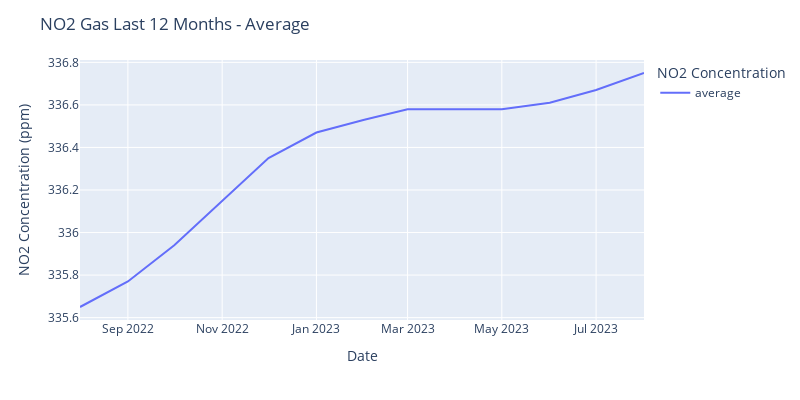

Notebook source saved alongside this figure:
### Markdown cell above
- Note: cycle variable is the average value of CO2 concentration

### Code cell
# Line plot - NO2

fig = px.line(df_last12_n2o, x='date', y=['average'], labels={'variable': 'NO2 Concentration', 'value': 'Concentration'})
fig.update_layout(title='NO2 Gas Last 12 Months - Average', xaxis_title='Date', yaxis_title='NO2 Concentration (ppm)')
fig.update_layout(width=800, height=400)
fig.show()

### Figure 1 — Plotly figure (JSON) as saved in the notebook; plotly's stock layout.template omitted (floating-point values rounded to 4 significant figures)
{"data": [{"hovertemplate": "NO2 Concentration=average<br>date=%{x}<br>Concentration=%{y}<extra></extra>", "legendgroup": "average", "line": {"color": "#636efa", "dash": "solid"}, "marker": {"symbol": "circle"}, "mode": "lines", "name": "average", "orientation": "v", "showlegend": true, "type": "scatter", "x": ["2023-08-01T00:00:00", "2023-07-01T00:00:00", "2023-06-01T00:00:00", "2023-05-01T00:00:00", "2023-04-01T00:00:00", "2023-03-01T00:00:00", "2023-02-01T00:00:00", "2023-01-01T00:00:00", "2022-12-01T00:00:00", "2022-11-01T00:00:00", "2022-10-01T00:00:00", "2022-09-01T00:00:00", "2022-08-01T00:00:00"], "xaxis": "x", "y": [336.8, 336.7, 336.6, 336.6, 336.6, 336.6, 336.5, 336.5, 336.4, 336.1, 335.9, 335.8, 335.6], "yaxis": "y"}], "layout": {"height": 400, "legend": {"title": {"text": "NO2 Concentration"}, "tracegroupgap": 0}, "margin": {"t": 60}, "title": {"text": "NO2 Gas Last 12 Months - Average"}, "width": 800, "xaxis": {"anchor": "y", "domain": [0, 1], "title": {"text": "Date"}}, "yaxis": {"anchor": "x", "domain": [0, 1], "title": {"text": "NO2 Concentration (ppm)"}}}}
